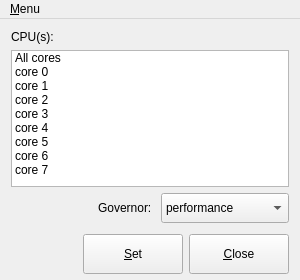
<?xml version="1.0" encoding="UTF-8"?>
<ui version="4.0">
 <class>MainWindow</class>
 <widget class="QMainWindow" name="MainWindow">
  <property name="geometry">
   <rect>
    <x>0</x>
    <y>0</y>
    <width>300</width>
    <height>280</height>
   </rect>
  </property>
  <property name="sizePolicy">
   <sizepolicy hsizetype="Preferred" vsizetype="Preferred">
    <horstretch>0</horstretch>
    <verstretch>0</verstretch>
   </sizepolicy>
  </property>
  <property name="minimumSize">
   <size>
    <width>300</width>
    <height>280</height>
   </size>
  </property>
  <property name="maximumSize">
   <size>
    <width>300</width>
    <height>16777215</height>
   </size>
  </property>
  <property name="baseSize">
   <size>
    <width>300</width>
    <height>256</height>
   </size>
  </property>
  <property name="windowTitle">
   <string>:: KCpuFreq 0.2 ::</string>
  </property>
  <widget class="QWidget" name="centralWidget">
   <layout class="QVBoxLayout" name="verticalLayout">
    <item>
     <widget class="QLabel" name="labelCPUs">
      <property name="text">
       <string>CPU(s):</string>
      </property>
     </widget>
    </item>
    <item>
     <widget class="QListWidget" name="listCPUs">
      <property name="selectionMode">
       <enum>QAbstractItemView::ExtendedSelection</enum>
      </property>
      <property name="selectionBehavior">
       <enum>QAbstractItemView::SelectRows</enum>
      </property>
      <item>
       <property name="text">
        <string>All cores</string>
       </property>
      </item>
      <item>
       <property name="text">
        <string>core 0</string>
       </property>
      </item>
      <item>
       <property name="text">
        <string>core 1</string>
       </property>
      </item>
      <item>
       <property name="text">
        <string>core 2</string>
       </property>
      </item>
      <item>
       <property name="text">
        <string>core 3</string>
       </property>
      </item>
      <item>
       <property name="text">
        <string>core 4</string>
       </property>
      </item>
      <item>
       <property name="text">
        <string>core 5</string>
       </property>
      </item>
      <item>
       <property name="text">
        <string>core 6</string>
       </property>
      </item>
      <item>
       <property name="text">
        <string>core 7</string>
       </property>
      </item>
     </widget>
    </item>
    <item>
     <layout class="QHBoxLayout" name="horizontalLayout">
      <item>
       <spacer name="horizontalSpacer">
        <property name="orientation">
         <enum>Qt::Horizontal</enum>
        </property>
        <property name="sizeHint" stdset="0">
         <size>
          <width>40</width>
          <height>20</height>
         </size>
        </property>
       </spacer>
      </item>
      <item>
       <widget class="QLabel" name="labelGovernor">
        <property name="text">
         <string>Governor: </string>
        </property>
       </widget>
      </item>
      <item>
       <widget class="QComboBox" name="comboBoxGovernor">
        <property name="sizePolicy">
         <sizepolicy hsizetype="Minimum" vsizetype="Fixed">
          <horstretch>0</horstretch>
          <verstretch>0</verstretch>
         </sizepolicy>
        </property>
        <property name="minimumSize">
         <size>
          <width>128</width>
          <height>30</height>
         </size>
        </property>
        <item>
         <property name="text">
          <string>performance</string>
         </property>
        </item>
        <item>
         <property name="text">
          <string>ondemand</string>
         </property>
        </item>
       </widget>
      </item>
     </layout>
    </item>
    <item>
     <layout class="QHBoxLayout" name="horizontalLayout_3">
      <item>
       <spacer name="horizontalSpacer_2">
        <property name="orientation">
         <enum>Qt::Horizontal</enum>
        </property>
        <property name="sizeHint" stdset="0">
         <size>
          <width>40</width>
          <height>20</height>
         </size>
        </property>
       </spacer>
      </item>
      <item>
       <layout class="QHBoxLayout" name="horizontalLayout_2">
        <item>
         <widget class="QPushButton" name="buttonSet">
          <property name="minimumSize">
           <size>
            <width>100</width>
            <height>40</height>
           </size>
          </property>
          <property name="maximumSize">
           <size>
            <width>100</width>
            <height>30</height>
           </size>
          </property>
          <property name="baseSize">
           <size>
            <width>100</width>
            <height>30</height>
           </size>
          </property>
          <property name="toolTip">
           <string>&lt;html&gt;&lt;head/&gt;&lt;body&gt;&lt;p&gt;Set governor for the selected CPU(s)&lt;/p&gt;&lt;/body&gt;&lt;/html&gt;</string>
          </property>
          <property name="text">
           <string>&amp;Set</string>
          </property>
         </widget>
        </item>
        <item>
         <widget class="QPushButton" name="buttonClose">
          <property name="minimumSize">
           <size>
            <width>100</width>
            <height>40</height>
           </size>
          </property>
          <property name="maximumSize">
           <size>
            <width>100</width>
            <height>30</height>
           </size>
          </property>
          <property name="baseSize">
           <size>
            <width>100</width>
            <height>30</height>
           </size>
          </property>
          <property name="toolTip">
           <string>&lt;html&gt;&lt;head/&gt;&lt;body&gt;&lt;p&gt;Close this window&lt;/p&gt;&lt;/body&gt;&lt;/html&gt;</string>
          </property>
          <property name="text">
           <string>&amp;Close</string>
          </property>
          <property name="autoDefault">
           <bool>false</bool>
          </property>
          <property name="default">
           <bool>false</bool>
          </property>
          <property name="flat">
           <bool>false</bool>
          </property>
         </widget>
        </item>
       </layout>
      </item>
     </layout>
    </item>
   </layout>
  </widget>
  <widget class="QMenuBar" name="menuBar">
   <property name="geometry">
    <rect>
     <x>0</x>
     <y>0</y>
     <width>300</width>
     <height>20</height>
    </rect>
   </property>
   <widget class="QMenu" name="menuMenu">
    <property name="title">
     <string>&amp;Menu</string>
    </property>
    <addaction name="actionCpufreq"/>
    <addaction name="actionCpupower"/>
   </widget>
   <addaction name="menuMenu"/>
  </widget>
  <action name="actionCpufreq">
   <property name="checkable">
    <bool>true</bool>
   </property>
   <property name="text">
    <string>&amp;cpufreq</string>
   </property>
  </action>
  <action name="actionCpupower">
   <property name="checkable">
    <bool>true</bool>
   </property>
   <property name="checked">
    <bool>true</bool>
   </property>
   <property name="text">
    <string>cpu&amp;power</string>
   </property>
  </action>
 </widget>
 <layoutdefault spacing="6" margin="11"/>
 <resources/>
 <connections>
  <connection>
   <sender>buttonClose</sender>
   <signal>clicked()</signal>
   <receiver>MainWindow</receiver>
   <slot>close()</slot>
   <hints>
    <hint type="sourcelabel">
     <x>253</x>
     <y>245</y>
    </hint>
    <hint type="destinationlabel">
     <x>35</x>
     <y>205</y>
    </hint>
   </hints>
  </connection>
 </connections>
</ui>
